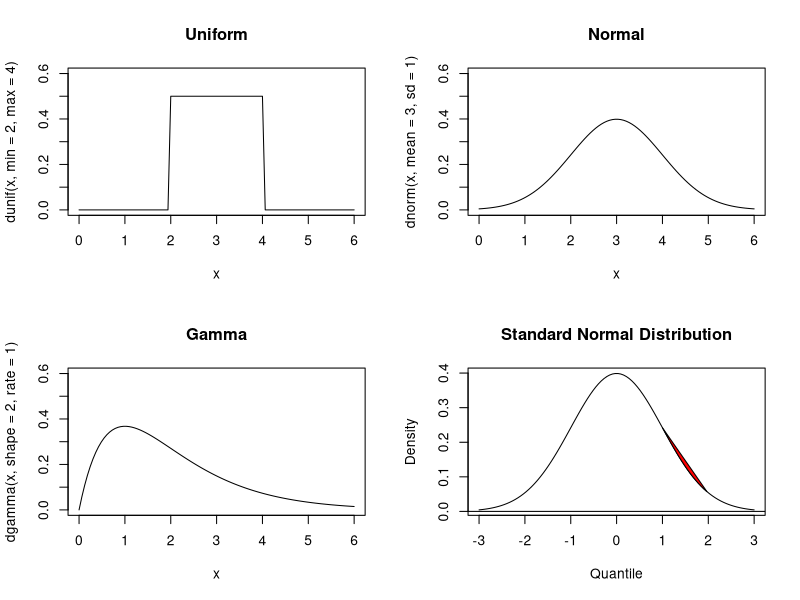
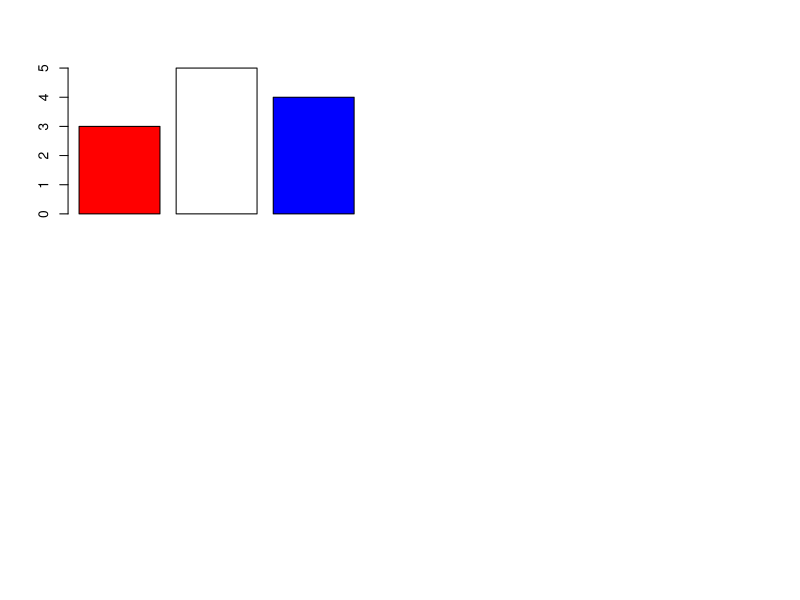

These figures' R source, in order: (Note: this script raises an error after producing the figures.)
library(ggplot2)

x <- seq(from=0, to=6, length.out=100) # Define the density domains
ylim <- c(0, 0.6)
par(mfrow=c(2,2)) # Create a 2x2 plotting area
plot(x, dunif(x,min=2,max=4), main="Uniform", type='l', ylim=ylim)
plot(x, dnorm(x,mean=3,sd=1), main="Normal", type='l', ylim=ylim) 
plot(x, dgamma(x,shape=2,rate=1), main="Gamma", type='l', ylim=ylim)

x <- seq(from=-3, to=+3, length.out=100)
y <- dnorm(x)
plot(x, y, main="Standard Normal Distribution", type='l', ylab="Density", xlab="Quantile")
abline(h=0)

region.x <- x[1 <= x & x <= 2]
region.y <- y[1 <= x & x <= 2]

polygon(region.x, region.y, density=-1, col="red")


barplot(c(3,5,4), col=c("red","white","blue"))
rel.hts <- rank(heights) / length(heights)
grays <- gray(1 - rel.hts)

barplot(heights, col=grays)


